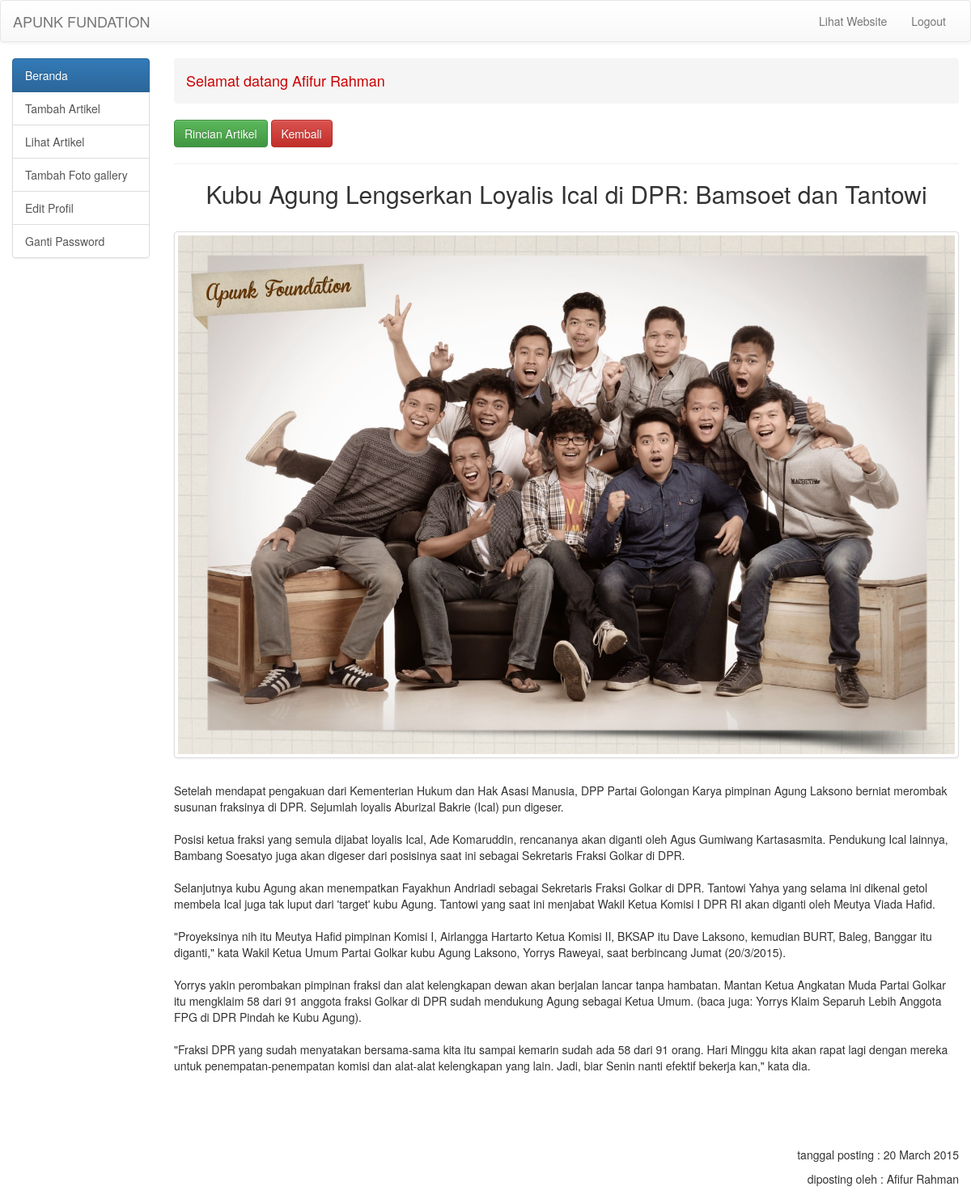
The app's page /user/?page=rincian_artikel&id_artikel=5 (signed in) with its own data.
### tables this page shows
CREATE TABLE IF NOT EXISTS `user` (
  `id_user` varchar(10) NOT NULL,
  `nama_user` varchar(60) NOT NULL,
  `alamat_user` varchar(60) NOT NULL,
  `nomor_hp_user` varchar(15) NOT NULL,
  `tempat_lahir` varchar(30) NOT NULL,
  `tanggal_lahir` varchar(20) NOT NULL,
  `moto_hidup` varchar(100) NOT NULL,
  `jabatan` varchar(20) NOT NULL,
  `foto` varchar(200) NOT NULL,
  `username` varchar(50) NOT NULL,
  `password` varchar(50) NOT NULL,
  PRIMARY KEY (`id_user`)
);

CREATE TABLE IF NOT EXISTS `artikel` (
  `id_artikel` int(11) NOT NULL AUTO_INCREMENT,
  `judul_artikel` varchar(100) NOT NULL,
  `keterangan` text NOT NULL,
  `foto_artikel` varchar(200) NOT NULL,
  `tanggal_posting` varchar(20) NOT NULL,
  `id_user` varchar(10) NOT NULL,
  PRIMARY KEY (`id_artikel`),
  KEY `fk_id_user` (`id_user`)
);

### user/rincian_artikel.php (the view, shortened to what this page needs)
<?php
	$id_artikel = $_GET['id_artikel'];
	$result = mysql_fetch_array(mysql_query("SELECT * FROM artikel INNER JOIN user ON artikel.id_user = user.id_user WHERE artikel.id_artikel = '$id_artikel' "));
?>
<html>
	<head>
	</head>
		<body>
			<button class="btn btn-success">Rincian Artikel</button>
			<a href="?page=lihat_artikel" class="btn btn-danger">Kembali</a><hr />
			<h2 align="center"><?php echo $result['judul_artikel']; ?></h2> <br />
			<div class="row">
			  <div class="col-xs-12">
			    <a href="#" class="thumbnail">
			      <img src="foto_artikel/<?php echo $result['foto_artikel']; ?>" alt="">
			    </a>
			  </div>
			</div>
			<p align="justify"><?php echo $result['keterangan']; ?></p><br /><br /><br /><br />
			<p align="right">tanggal posting : <?php echo $result['tanggal_posting']; ?></p>
			<p align="right">diposting oleh  : <?php echo $result['nama_user']; ?></p>
		</body>
</html>

### user/index.php (shortened to what this page needs)
<?php
	if(isset($_SESSION['username'])){
		$user = mysql_fetch_array(mysql_query("SELECT nama_user FROm user WHERE id_user = '$_SESSION[username]' "));
?>
<html>
	<head>
    	<link rel="stylesheet" href="css/bootstrap.min.css">
    	<link rel="stylesheet" href="css/bootstrap-theme.min.css">
	</head>
		<body>
			<nav class="navbar navbar-default">
			  <div class="container-fluid">
			    <div class="navbar-header">
			      <a class="navbar-brand" href="#">APUNK FUNDATION</a>
			    </div>
			    <div class="collapse navbar-collapse" id="bs-example-navbar-collapse-1">
			      <ul class="nav navbar-nav navbar-right">
			        <li><a href="../" target="_blank">Lihat Website</a></li>
			        <li><a href="logout.php" onclick="return confirm('Apakah anda ingin keluar dari sistem ini ?')">Logout</a></li>
			      </ul>
			    </div>
			  </div>
			</nav>
			<div class="container-fluid">
				<div class="row">
					<div class="col-xs-2">
						<div class="list-group">
							  <a href="?page=beranda" class="list-group-item active">
							    Beranda
							  </a>
							  <a href="?page=tambah_artikel" class="list-group-item">Tambah Artikel</a>
							  <a href="?page=lihat_artikel" class="list-group-item">Lihat Artikel</a>
							  <a href="?page=tambah_foto" class="list-group-item">Tambah Foto gallery</a>
							  <a href="?page=edit_profil" class="list-group-item">Edit Profil</a>
							  <a href="?page=ganti_password" class="list-group-item">Ganti Password</a>
						</div>
					</div>
					<div class="col-xs-10">
						<div class="breadcrumb">
							  <h4 style="color:#CC0000;">Selamat datang <?php echo $user['nama_user']; ?></h4>
						</div>
					</div>
					<div class="col-xs-10">
						<?php
							$page = $_GET['page'];
							if ($page=="") {
								include 'beranda.php';
							}else{
								switch ($page) {
									case 'rincian_artikel':
										include 'rincian_artikel.php';
										break;
								}
							}
						?>
					</div>
				</div>
			</div>
		</body>
</html>
<?php
	}else{
		header("location:../");
	}
?>

### records on screen
user: nama_user "Afifur Rahman"
artikel: judul_artikel "Kubu Agung Lengserkan Loyalis Ical di DPR: Bamsoet dan Tantowi", foto_artikel (picture), keterangan "Setelah mendapat pengakuan dari Kementerian Hukum dan Hak Asasi Manusia, DPP Partai Golongan Karya pimpinan Agung Laksono berniat merombak susunan fraksinya di DPR. Sejumlah loyalis Aburizal Bakrie (Ical) pun digeser. Posisi ketua fraksi yang semula dijabat loyalis Ical, Ade Komaruddin, rencananya akan diganti oleh Agus Gumiwang Kartasasmita. Pendukung Ical lainnya, Bambang Soesatyo juga akan digeser dari posisinya saat ini sebagai Sekretaris Fraksi Golkar di DPR. Selanjutnya kubu Agung akan menempatkan Fayakhun Andriadi sebagai Sekretaris Fraksi Golkar di DPR. Tantowi Yahya yang selama ini dikenal getol membela Ical juga tak luput dari 'target' kubu Agung. Tantowi yang saat ini menjabat…", tanggal_posting "20 March 2015", id_user.nama_user "Afifur Rahman"
